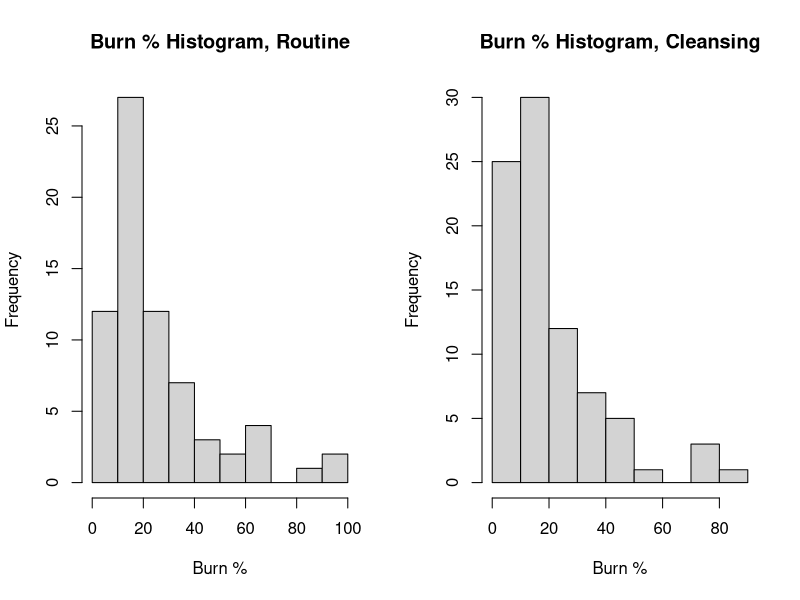

The R script that drew this image: (Note: this script raises an error after producing the figure.)
## ---- chunk 1
knitr::opts_chunk$set(echo = TRUE, fig.align = 'center', warning = FALSE, message = FALSE)
## ---- chunk 2
library(KMsurv)
library(survival)
library(ggplot2)
library(survminer)
library(dplyr)
library(tidyr)

data(burn)

# clean variable names and values
burn1 <- burn
burn1 <- data.frame(burn1,Treatment=factor(burn1$Z1,labels=c("Routine","Cleansing")))
burn1 <- data.frame(burn1,Gender=factor(burn1$Z2,labels=c("Male","Female")))
burn1 <- data.frame(burn1,Race=factor(burn1$Z3,labels=c("Nonwhite","White")))
burn1 <- data.frame(burn1,PercentBurned=burn1$Z4)
burn1 <- data.frame(burn1,SiteHead=factor(burn1$Z5,labels=c("NotBurned","Burned")))
burn1 <- data.frame(burn1,SiteButtock=factor(burn1$Z6,labels=c("NotBurned","Burned")))
burn1 <- data.frame(burn1,SiteTrunk=factor(burn1$Z7,labels=c("NotBurned","Burned")))
burn1 <- data.frame(burn1,SiteUpperLeg=factor(burn1$Z8,labels=c("NotBurned","Burned")))
burn1 <- data.frame(burn1,SiteLowerLeg=factor(burn1$Z9,labels=c("NotBurned","Burned")))
burn1 <- data.frame(burn1,SiteRespTract=factor(burn1$Z10,labels=c("NotBurned","Burned")))
burn1 <- data.frame(burn1,BurnType=factor(burn1$Z11,labels=c("Chemical","Scald","Electric","Flame")))

# create a survival object
burn1.surv <- with(burn1,Surv(T3,D3))

# discard the old variables which have been renamed and wose values have been edited
burn1 <- burn1[ , !(names(burn1)) %in% c("Z1" ,"Z2" ,"Z3" ,"Z4" ,"Z5" , "Z6" , "Z7" ,"Z8" , "Z9" , "Z10" ,"Z11")]

## ---- chunk 3

# treatment
treatment_grp = burn1 %>%
  group_by(Treatment) %>%
  summarise(count = n()) %>%
  ungroup()

# gender
gender_dist_by_treat = burn1 %>%
  group_by(Treatment, Gender) %>%
  summarise(Count = n()) %>%
  ungroup() %>%
  group_by(Treatment) %>%
  mutate(Total = sum(Count)) %>%
  ungroup() %>%
  mutate(Percent = Count/Total) %>%
  pivot_wider(id_cols = c("Treatment", "Total"),
              names_from = "Gender",
              values_from = "Percent") %>%
  select(-Total)

# race
race_dist_by_treat = burn1 %>%
  group_by(Treatment, Race) %>%
  summarise(Count = n()) %>%
  ungroup() %>%
  group_by(Treatment) %>%
  mutate(Total = sum(Count)) %>%
  ungroup() %>%
  mutate(Percent = Count/Total) %>%
  pivot_wider(id_cols = c("Treatment", "Total"),
              names_from = "Race",
              values_from = "Percent") %>%
  select(-Total)

# burn type
burntype_dist_by_treat = burn1 %>%
  group_by(Treatment, BurnType) %>%
  summarise(Count = n()) %>%
  ungroup() %>%
  group_by(Treatment) %>%
  mutate(Total = sum(Count)) %>%
  ungroup() %>%
  mutate(Percent = Count/Total) %>%
  pivot_wider(id_cols = c("Treatment", "Total"),
              names_from = "BurnType",
              values_from = "Percent") %>%
  select(-Total)

# excision
excision_dist_by_treat = burn1 %>%
  group_by(Treatment, D1) %>%
  summarise(Count = n()) %>%
  ungroup() %>%
  group_by(Treatment) %>%
  mutate(Total = sum(Count)) %>%
  ungroup() %>%
  mutate(Percent = Count/Total) %>%
  pivot_wider(id_cols = c("Treatment", "Total"),
              names_from = "D1",
              values_from = "Percent") %>%
  select(-Total)

# antibiotic
antibi_dist_by_treat = burn1 %>%
  group_by(Treatment, D2) %>%
  summarise(Count = n()) %>%
  ungroup() %>%
  group_by(Treatment) %>%
  mutate(Total = sum(Count)) %>%
  ungroup() %>%
  mutate(Percent = Count/Total) %>%
  pivot_wider(id_cols = c("Treatment", "Total"),
              names_from = "D2",
              values_from = "Percent") %>%
  select(-Total)


antibi_dist_by_treat
burntype_dist_by_treat
excision_dist_by_treat
gender_dist_by_treat
race_dist_by_treat

# burn percentage histograms
par(mfrow = c(1, 2))
hist(burn1 %>% filter(Treatment == "Routine") %>% pull(PercentBurned), main = "Burn % Histogram, Routine",
     xlab = "Burn %")
hist(burn1 %>% filter(Treatment == "Cleansing") %>% pull(PercentBurned), main = "Burn % Histogram, Cleansing",
     xlab = "Burn %")

# mean burn percentage across groups
c(burn1 %>% filter(Treatment == "Routine") %>% pull(PercentBurned) %>%mean(),
burn1 %>% filter(Treatment == "Cleansing") %>% pull(PercentBurned) %>%mean())
  
## ---- chunk 4

# Kaplan Meier survival function
KMcurves = survfit(burn1.surv~Treatment,data=burn1)

center_title = theme_classic() + theme(plot.title = element_text(hjust = 0.5))
names(KMcurves$strata) <- gsub("Treatment=", "", names(KMcurves$strata))
ggsurvplot(KMcurves, ggtheme = center_title, legend.title = "") + labs(title = "KM Survival Curves for Routine vs. Antimicrobial Body Cleansing", x = "Time (weeks)")

# Mantel-Haenszel test difference in survival curves
print(survdiff(burn1.surv~Treatment,data=burn1))

# Nelson Aaelen cumulative hazard
NAcurves <- survfit(burn1.surv ~ Treatment, data = burn1, type="fleming-harrington")
names(NAcurves$strata) <- gsub("Treatment=", "", names(NAcurves$strata))
ggsurvplot(NAcurves, fun = "cumhaz", ggtheme = center_title, legend.title = "") + labs(title = "NA Cumulative Hazard Curves for Routine vs. Antimicrobial Body Cleansing", x = "Time (weeks)")

# hazard ratio plot
timevec <- 1:max(burn1$T3)
#hazard routine
sf1 <- stepfun(NAcurves[1]$time,c(1,NAcurves[1]$surv))
#hazard cleansing
sf2 <- stepfun(NAcurves[2]$time,c(1,NAcurves[2]$surv))
#now we can find the cumulative hazards
cumhaz1 <- -log(sf1(timevec))
cumhaz2 <- -log(sf2(timevec))
plot(timevec,cumhaz1/cumhaz2,type="l",ylab="Hazard Ratio",xlab="Time"
     , col = 1, lwd=2)
title("Hazard Ratio: Routine/Cleansing")


# clog log plot
ggsurvplot(NAcurves, fun = "cloglog", ggtheme = center_title, legend.title = "") + labs(title = "Complementary Log-Log Hazard Curves for \nRoutine vs. Antimicrobial Body Cleansing", x = "ln(Time (weeks))")                                    
## ---- chunk 5
cox = coxph(burn1.surv~Treatment + Gender + Race + PercentBurned + SiteHead + SiteButtock + SiteTrunk + SiteUpperLeg + SiteLowerLeg + SiteRespTract + BurnType,data=burn1)

summary(cox)

# use to examine AIC of full model
drop1(cox,test="Chisq")
## ---- chunk 6
cox_no_burnsite = coxph(burn1.surv~Treatment + Gender + Race + PercentBurned + BurnType,data=burn1)
summary(cox_no_burnsite)
drop1(cox_no_burnsite,test="Chisq")
anova(cox_no_burnsite, cox)

## ---- chunk 7
cox.mart <- residuals(cox_no_burnsite,type="martingale")
cox.cs <- burn1$D3-cox.mart

surv.csr <- survfit(Surv(cox.cs,burn1$D3)~1,type="fleming-harrington")

plot(surv.csr,fun="cumhaz")
abline(0,1)
title("Cumulative Hazard of Cox-Snell Residuals: Preliminary Model")
## ---- chunk 8
cox_no_burnsite_no_perc = coxph(burn1.surv~Treatment + Gender + Race + BurnType,data=burn1)

mres <- residuals(cox_no_burnsite_no_perc, type = "martingale")

plot(burn1$PercentBurned,mres,xlab="Percent Burned",ylab="Martingale Residuals")
lines(lowess(burn1$PercentBurned,mres))
title("Martingale Residuals vs. Percent Burned")
## ---- chunk 9
nsubj <- dim(burn1)[1]
id <- 1:nsubj
#to identify the subject across multiple lines
burn1_id <- data.frame(id,burn1)

burn1_td <- tmerge(burn1_id,burn1_id,id=id,tstop=T3)

#set time to excision
burn1_td  <- tmerge(burn1_td,burn1_id,id=id,excision=tdc(T1))

#set time until  prophylactic antibiotic treatment
burn1_td  <- tmerge(burn1_td,burn1_id,id=id,antibi=tdc(T2))

status <- as.integer(with(burn1_td,(tstop==T3 & D3)))

#put together
burn1_td <- data.frame(burn1_td,status)

## ---- chunk 10
surv_td <- Surv(time=burn1_td$tstart,time2=burn1_td$tstop,event=burn1_td$status,type="counting")

cox_td = coxph(surv_td~Treatment + Gender + Race + PercentBurned + BurnType + excision + antibi,data=burn1_td)

summary(cox_td)

drop1(cox_td)

## ---- chunk 11
coxzph_td <- cox.zph(cox_td)

# score test
coxzph_td

# make schoenfeld plots
for (i in 1:(nrow(coxzph_td$table)-1)){
  plot(coxzph_td[i], main = paste0("Schoenfeld Residuals for ", coxzph_td[i]$table %>% row.names()))
}

## ---- chunk 12
cox_td_strata = coxph(surv_td~Treatment + Gender + Race + PercentBurned + strata(BurnType) + excision + antibi,data=burn1_td)

# Test if coefficients are the same across the strata
cox_td_strata_interact = coxph(surv_td~ (Treatment + Gender + Race + PercentBurned + excision + antibi)*strata(BurnType) ,data=burn1_td)
anova(cox_td_strata, cox_td_strata_interact, test = "Chisq")

## ---- chunk 13
summary(cox_td_strata)
## ---- chunk 14
cox.mart.td <- residuals(cox_td_strata,type="martingale")
cox.cs.td <- burn1_td$status-cox.mart.td

surv.csr.td <- survfit(Surv(cox.cs.td,burn1_td$status)~1,type="fleming-harrington")

plot(surv.csr.td,fun="cumhaz", ylim = c(0,2))
abline(0,1)
title("Cumulative Hazard of Cox-Snell Residuals: Final Model")
## ---- chunk 15
cox.mart.td <- residuals(cox_td_strata,type="martingale")
cox.dev.td <- residuals(cox_td_strata,type="deviance")
cox.dfb.td <- residuals(cox_td_strata,type="dfbeta")

cox.preds.td <- predict(cox_td_strata)

# Martingale
plot(cox.preds.td,cox.mart.td,xlab="Linear Predictor",
     ylab="Martingale Residual", pch = 19, cex = 0.5
     , ylim = c(-1.5,1.5)
     )

text(cox.preds.td,cox.mart.td+0.1, labels = rownames(burn1_td))

title("Martingale Residuals vs. Linear Predictor")
## ---- chunk 16
# Deviance Residuals
plot(cox.preds.td,cox.dev.td,xlab="Linear Predictor",ylab="Deviance Residual" 
     ,ylim = c(-2,4)
     , pch = 19, cex = 0.5)

title("Deviance Residuals vs. Linear Predictor")
text(cox.preds.td,cox.dev.td+0.25, labels = rownames(burn1_td))
## ---- chunk 17
# dfbeta charts
spacing = c(0.005, 0.01, 0.05, 0.0002, .015, 0.01)
ylim_upper = c(0.1, 0.2, 0.2, 0.004, 0.25, 0.2)
ylim_lower = c(-0.05, -0.08, -1, -0.003, -0.15, -0.2)
for (i in (1:ncol(cox.dfb.td))) {
  plot(cox.dfb.td[,i],xlab="Observation Number",ylab=paste0("dfbeta for ", 
    cox_td_strata$coefficients %>% data.frame() %>% row.names() %>% .[[i]])
     , ylim=c(ylim_lower[[i]],ylim_upper[[i]])
     , pch = 19, cex = 0.5)

text(cox.dfb.td[,i]+spacing[[i]], labels = rownames(burn1_td))
title(paste0("dfbeta Values by Observation Number for ", 
             cox_td_strata$coefficients %>% data.frame() %>% row.names() %>% .[[i]]))
}
## ---- chunk 18
unusualpts <- c(21, 51, 111, 134, 214, 231, 286, 156)
examine = burn1_td[unusualpts,]
examine
